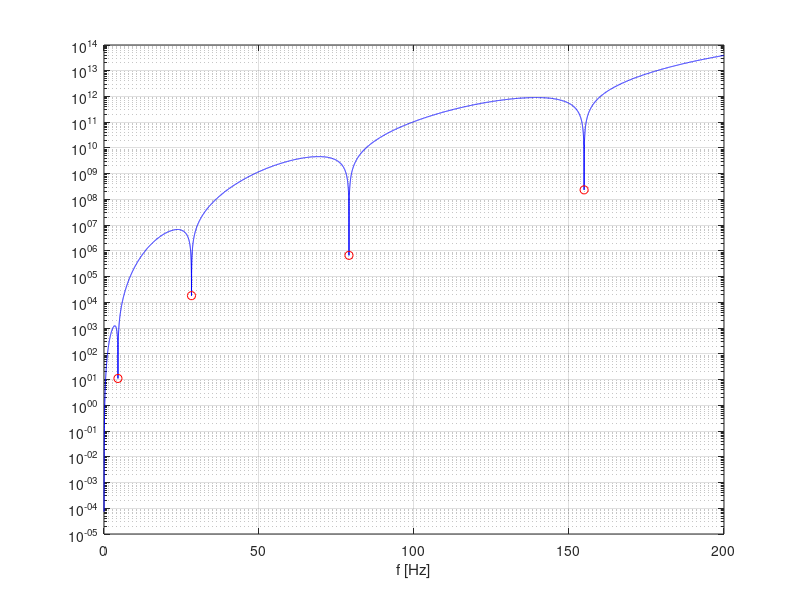
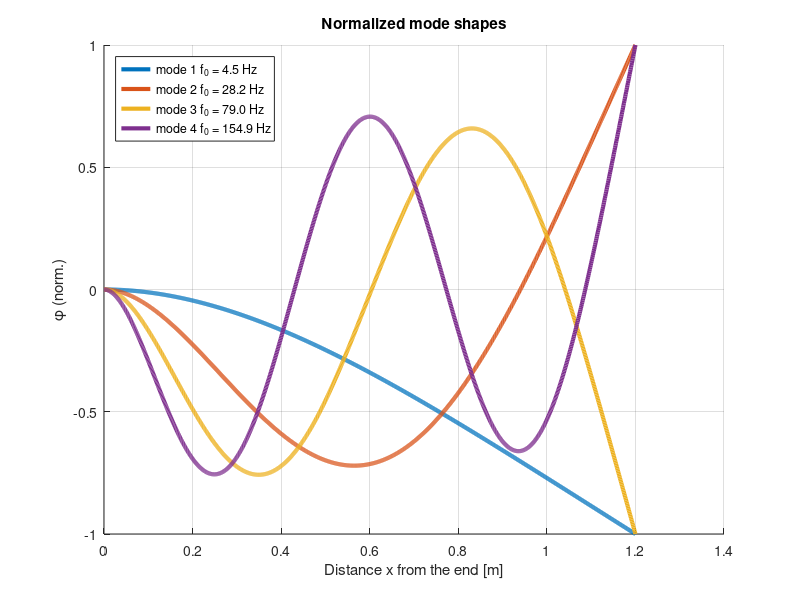
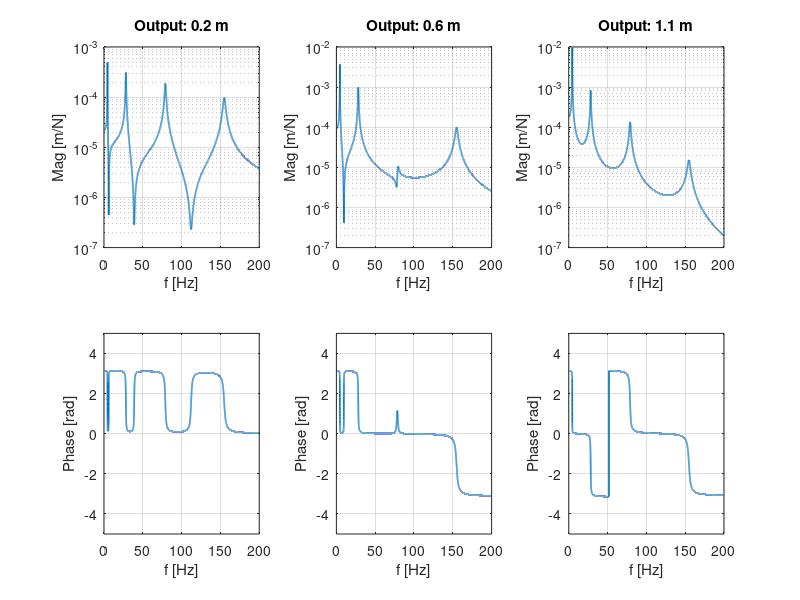

Write MATLAB code to recreate these figures, in order. (Note: this script raises an error after producing the figures.)
%%
clear; 
close all; 
clc;

% Add relative images folder to MATLAB path
scriptDir = fileparts(mfilename('fullpath'));
addpath(fullfile(scriptDir, 'images'));

%% Input geometrical data

l=1.2; %m length
h=0.008; %m tickness     
b=0.040; %m width
p=2700; %kg/m^3 density
E=68e9; %Pa young's modulus
m=b*h*p; %kg/m mass per unit length
I=1/12*b*h^3; %inertia modulus
EI=E*I;

%% Set frequency range and frequency resolution

df = 1.0000e-02;         % Hz
fmax = 200;              %Hz 

%% Set space domain and resolution

dx = 0.001;               % m
x = 0:dx:l;

%% frequency range

F=0:df:fmax;
omega=F.*2.*pi;
g=(omega.^2.*m./EI).^(1/4); % gamma beam

%% BCs in matrix form

H=@(g,omega)  [ +1                    0                   +1                   0               ;
                0                    +g                    0                  +g               ;
                -g^2*cos(g*l)        -g^2*sin(g*l)        +g^2*cosh(g*l)      +g^2*sinh(g*l)   ;
                +EI*g^3*sin(g*l)     -EI*g^3*cos(g*l)     +EI*g^3*sinh(g*l)   +EI*g^3*cosh(g*l);];

%% eigenfrequencies and eigenvectors

%computes determinant at each frequency
dets=[];
for i=1:length(omega)
    dets(end+1)=det(H(g(i),omega(i)));
end

%plots the det absolute value
figure(1), box on
semilogy(F,abs(dets),'-b')
hold on, grid on, xlabel('f [Hz]')

%finds the natural frequencies indeces
i_nat=[];
for i=2:length(dets)-1
    if abs(dets(i)) < abs(dets(i-1)) && abs(dets(i)) < abs(dets(i+1))
        i_nat(end+1)=i;
    end
end

%plot natural frequencies
plot(F(i_nat),abs(dets(i_nat)),'or')

%computes eigenvectors
C_hat=zeros(4,length(i_nat));
for i=1:length(i_nat)  
    omega_i=omega(i_nat(i)); %omega i-th
    g_i=g(i_nat(i)); %gamma i-th

    Hi=H(g_i,omega_i); %compute H in omega i-th
    Hi_hat=Hi(1:3,1:3); %reduced square matrix
    Ei_hat=Hi(1:3,4); %reduced column vector

    Ci_hat=[ -Hi_hat\Ei_hat;1]; %eigenmode i-th
    C_hat(:,i)=Ci_hat; %matrix of eigenvectors
end

%% Modeshape functions

for i=1:length(i_nat)
    omega_i=omega(i_nat(i));
    g_i=g(i_nat(i));
    phi(i,:) = C_hat(1,i)*cos(g_i*x)  + ...
        C_hat(2,i)*sin(g_i*x) + ...
        C_hat(3,i)*cosh(g_i*x) + ...
        C_hat(4,i)*sinh(g_i*x);
end

%Mode shapes normalization
for i=1:length(i_nat)
    maxvalue = max(abs(phi(i,:)));
    phi(i,:) = phi(i,:) / maxvalue;
end

%plot modeshapes
figure; hold on; grid on
n_modes = size(phi,1);
colors = lines(n_modes);
for i = 1:n_modes
    plot(x, phi(i,:), 'LineWidth',3, 'Color', colors(i,:), 'DisplayName', sprintf('mode %d f_0 = %.1f Hz', i, F(i_nat(i))));
end
legend('Location', 'northwest');
title('Normalized mode shapes');
xlabel('Distance x from the end [m]');
ylabel(sprintf('\\phi (norm.)'));

%% Second part

natfs = omega(i_nat);

%% Sensor positions

x_k = 0.2;
x_j = [0.2 0.6 1.1];

%% Modal Mass and Damping

n_modi = size(phi, 1);
M = zeros(n_modi, n_modi);

csi = 0.01;

for i = 1:n_modi
    for j = 1:n_modi
        M(i,j) = trapz(x, m * phi(i,:) .* phi(j,:));
    end
end

%% Compute FRFs

FRFs = zeros(length(x_k), length(x_j), length(omega));

for k = 1:length(x_k)
    for j = 1:length(x_j)
        
        %spatial indeces
        ik = round(x_k(k)/dx) + 1;
        ij = round(x_j(j)/dx) + 1; 
        
        temp_G = zeros(size(omega));
        
        for i = 1:length(i_nat)
            numerator = (phi(i, ij) * phi(i, ik)) / M(i,i);
            denominator = (natfs(i)^2 - omega.^2 + 2*1i*csi*natfs(i)*omega);
            temp_G = temp_G + (-numerator./ denominator);
        end
        FRFs(k, j, :) = temp_G;
    end
end

%% Display FRFs

n_inputs = length(x_k);
n_outputs = length(x_j);

for k = 1:n_inputs
    figure('Name', sprintf('Input at %.1f m', x_k(k)), 'NumberTitle', 'off');
    
    for j = 1:n_outputs
        subplot(2, n_outputs, j);
        semilogy(F, abs(squeeze(FRFs(k, j, :))), 'LineWidth', 1.2);
        grid on;
        xlim([0 fmax]);
        title(sprintf('Output: %.1f m', x_j(j)));
        xlabel('f [Hz]');
        ylabel('Mag [m/N]');
        
        subplot(2, n_outputs, j + n_outputs);
        plot(F, angle(squeeze(FRFs(k, j, :))), 'LineWidth', 1.2);
        grid on;
        xlim([0 fmax]);
        xlabel('f [Hz]');
        ylabel('Phase [rad]');
        ylim([-5 5]);
    end
end

%% why we can use lsnonlin
band_lo = 0.85;    
band_hi = 1.15;

for j = 1:n_inputs
    for i=1:n_outputs
%        figure();
        for ii=1:length(i_nat)
            %calculate the frequency range Ws
            f_lo = band_lo * F(i_nat(ii));
            f_hi = band_hi * F(i_nat(ii));
            idx = (F >= f_lo) & (F <= f_hi);
            cut_f = F(idx);
            cut_G = FRFs(j,i,idx);
            cut_G = cut_G(:);
%            subplot(2, 2, ii);
%            plot(real(cut_G), imag(cut_G));
        end
    end
end


%% Curve fitting

%vector and matrices of parameters that will be identified base on the
%approximation

W = F*2*pi;

band_lo = 0.95;    
band_hi = 1.05;

omega_guess = [];
omega_id=[];
zeta_id = [];
A_id=[];
RL_id=[];
RH_id=[];

%guess on resonance frequencies and damping ratio
G_mean = squeeze(mean(abs(FRFs), [1,2]));        
for i=2:length(W)-1            
    if G_mean(i) > G_mean(i-1) && G_mean(i) > G_mean(i+1)            
        %guess on frequency
        omega_guess(end+1)=W(i);

        %guess on damping ratio

        %bounds the spectrum 
        w_lo = band_lo * omega_guess(end);
        w_hi = band_hi * omega_guess(end);
        idx = (W >= w_lo) & (W <= w_hi);
        cut_W = W(idx);

        %isolates FRFs in an interval around the pick of the current
        %resonance frequency
        cut_FRFs = FRFs(:, :, idx);
            
        %this part finds the best FRF for computing the damping
        [max_pick, index] = max(abs(cut_FRFs), [], 'all');
        [r, c, k] = ind2sub(size(cut_FRFs), index);
        best_FRF_complex = squeeze(cut_FRFs(r, c, :)); 
        best_FRF_abs = abs(best_FRF_complex);
        
        %prepares data for half-power method
        half_pwr = max_pick/sqrt(2);
        i_lo = find(best_FRF_abs(1:k) <= half_pwr, 1, 'last');
        i_hi_rel = find(best_FRF_abs(k:end) <= half_pwr, 1, 'first');
        if ~isempty(i_lo) && ~isempty(i_hi_rel)
            i_hi = k + i_hi_rel - 1; 
            zeta_id(end+1) = (cut_W(i_hi)^2 - cut_W(i_lo)^2)/(4*cut_W(k)^2);
        else
            %if the half power points are not inside the interval it uses
            %the phase 
            fase = squeeze(unwrap(angle(cut_FRFs(r, c, :)))); 
            pendenza_fase = gradient(fase, cut_W); 
            slope_at_peak = pendenza_fase(k); 
            zeta_id(end+1) = abs(1 / (cut_W(k) * slope_at_peak));
        end

        %guess on the amplitude
        m = length(omega_guess); 
        for r = 1:n_inputs
            for c = 1:n_outputs
                [~, k_loc] = max(abs(squeeze(cut_FRFs(r, c, :))));
                Gpk = cut_FRFs(r, c, k_loc); 
                A_id(r, c, m) = -2 * zeta_id(end) * omega_guess(end)^2 * imag(Gpk);
            end
        end

        %residuals set to zero
        RL0 = zeros(n_inputs, n_outputs, 1);   
        RH0 = zeros(n_inputs, n_outputs, 1);
        
        x0 = [ omega_guess(m); ...
        zeta_id(m); ...
        reshape(real(A_id(:,:,m)), [], 1); ...
        reshape(imag(A_id(:,:,m)), [], 1); ...
        reshape(real(RL0), [], 1); ...
        reshape(imag(RL0), [], 1); ...
        reshape(real(RH0), [], 1); ...
        reshape(imag(RH0), [], 1) ];

        x_opt = lsqnonlin(@(xx) errFRF(xx, cut_W, cut_FRFs, n_inputs, n_outputs), x0, [],[],[]);
            
        %parameter estraction
        P = n_inputs * n_outputs;
       
        omega_id(m) = x_opt(1);
        zeta_id(m)  = x_opt(2);    
       
        A_real = reshape(x_opt(3 : 2+P), [n_inputs, n_outputs]);
        A_imag = reshape(x_opt(3+P : 2+2*P), [n_inputs, n_outputs]);
        A_id(:,:,m) = A_real + 1i * A_imag;    
       
        RL_real = reshape(x_opt(3+2*P : 2+3*P), [n_inputs, n_outputs]);
        RL_imag = reshape(x_opt(3+3*P : 2+4*P), [n_inputs, n_outputs]);
        RL_id(:,:,m) = RL_real + 1i * RL_imag;    
       
        RH_real = reshape(x_opt(3+4*P : 2+5*P), [n_inputs, n_outputs]);
        RH_imag = reshape(x_opt(3+5*P : 2+6*P), [n_inputs, n_outputs]);
        RH_id(:,:,m) = RH_real + 1i * RH_imag;
   
        %print obtained values
        fprintf('\n--- MODO IDENTIFICATO #%d ---\n', m);
        fprintf('Frequenza Naturale (wn): %8.2f rad/s - %.4f Hz\n', omega_id(m), omega_id(m)/2/pi);
        fprintf('Smorzamento (zeta):     %8.4f (%.4f%%)\n', zeta_id(m), zeta_id(m)*100);
    end    
end

f_id = omega_id./(2*pi);

%% Plot the local result
step=5;
for k = 1:n_inputs
    figure('Name', sprintf('Input at %.1f m', x_k(k)), 'NumberTitle', 'off');
    
    for j = 1:n_outputs

        for ii=1:length(omega_id)
            %calculate the frequency range Ws
            w_lo = band_lo * omega_guess(ii);
            w_hi = band_hi * omega_guess(ii);
            idx = (W >= w_lo) & (W <= w_hi);
            cut_W = W(idx);
            
            %costruct the FRF around the resonance
            low_freq_term = RL_id(k, j, ii)./cut_W.^2;
            high_freq_term = RH_id(k, j, ii);
            res_term = A_id(k, j, ii)./(-cut_W.^2 + 1i * 2 * zeta_id(ii)*omega_id(ii).*cut_W + omega_id(ii)^2);
            Gnum = low_freq_term + high_freq_term + res_term;

            subplot(2, n_outputs, j);

            if ii == 1
                semilogy(F, abs(squeeze(FRFs(k, j, :))), 'LineWidth', 1.2);
                grid on;
                hold on;
                xlim([0 fmax]);
                title(sprintf('Output: %.1f m', x_j(j)));
                xlabel('f [Hz]');
                ylabel('Mag [m/N]');
            end
            semilogy(cut_W(1:step:end)/(2*pi), abs(Gnum(1:step:end)), 'or');
            
            subplot(2, n_outputs, j + n_outputs);
            
            if ii==1
                plot(F, angle(squeeze(FRFs(k, j, :))), 'LineWidth', 1.2);
                grid on;
                hold on;
                title(sprintf('Output: %.1f m', x_j(j)));
                xlim([0 fmax]);
                xlabel('f [Hz]');
                ylabel('Phase [rad]');
                ylim([-5 5]);
            end 
            plot(cut_W(1:step:end)/(2*pi), angle(Gnum(1:step:end)), 'or');
        end
    end
end

%% Normalize amplitudes

A_id_norm = zeros(n_outputs, length(omega_id));
if n_inputs > 1
    for ii = 1:length(omega_id)
        A_temp = squeeze(A_id(:, :, ii)).'; 
        [U, S, V] = svd(A_temp);
        s = U(:, 1);
        s_real = abs(s) .* sign(real(s));
        s_norm = s_real / max(abs(s_real));
        A_id_norm(:, ii) = s_norm;
    end
else
    for ii = 1:length(omega_id)
        % Estraggo le ampiezze per il modo ii (vettore riga 1 x 3)
        amp_sperimentali = A_id(1, :, ii);
        
        % Trovo il sensore con il segnale massimo per fare da "ancora"
        [~, index] = max(abs(amp_sperimentali));  
        valore_sperimentale = amp_sperimentali(index);
        
        % Trovo il valore analitico nello stesso punto (uso round per sicurezza)
        valore_analitico = phi(ii, round(x_j(index)*1000));
        
        % Calcolo il fattore di scala
        fattore_scala = valore_analitico / valore_sperimentale;
        
        % Scalo i punti e li salvo nella COLONNA ii (trasponendo la riga in colonna)
        A_id_norm(:, ii) = amp_sperimentali.' * fattore_scala;
    end
end

%% Plot identified and simulated mode shapes

for i = 1:length(omega_id)
    figure('Name','Mode shape: simulated vs identified' ,'Color','w');
    plot(x, real(phi(i,:)), 'b-', 'LineWidth', 1.4); hold on; grid on;
    plot(x_j, real(A_id_norm(:,i)), 'ob','MarkerSize',8,'LineWidth',2, 'MarkerFaceColor','w');
    xlabel('Distance x from the end [m]');
    ylabel(sprintf('\\phi_%d (norm.)', i));
    title(sprintf('Mode shape %d  -  f = %.2f Hz', i, f_id(i)));
    xlim([0 l]); ylim([-1.3 1.3]);
end

%% compute MAC

for i=1:length(omega_id)
    calculateMAC(real(phi(i, x_j.*1000)), real(A_id_norm(:, i)))
end


%% MAX function

function mac_value = calculateMAC(phi_id, phi_an)
    % Assicurati che entrambi i vettori siano vettori colonna
    phi_id = phi_id(:);
    phi_an = phi_an(:);
    
    % Calcolo numeratore e denominatore (l'operatore ' fa il trasposto complesso coniugato)
    numeratore = abs(phi_id' * phi_an)^2;
    denominatore = (phi_id' * phi_id) * (phi_an' * phi_an);
    
    % Risultato
    mac_value = numeratore / denominatore;
end

%% Error function used by sqnonlin

function err = errFRF(x, Om, Gexp, Nin, Nout)
    % Global parameter
    om = x(1); % natural frequency
    z  = x(2); % damping
    
    % Total couples of inputs and outputs
    P = Nin * Nout;
    M = numel(Om); % resonance frequences
    
    % residuas extraction
    A  = reshape(x(3       : 2+P),   [Nin, Nout]) + 1i*reshape(x(3+P     : 2+2*P), [Nin, Nout]);
    RL = reshape(x(3+2*P   : 2+3*P), [Nin, Nout]) + 1i*reshape(x(3+3*P   : 2+4*P), [Nin, Nout]);
    RH = reshape(x(3+4*P   : 2+5*P), [Nin, Nout]) + 1i*reshape(x(3+5*P   : 2+6*P), [Nin, Nout]);
    
    % denominator
    den = -Om.^2 + 1i*2*z*om.*Om + om^2;
    
    err = zeros(2 * M * P, 1);
    block = 0; 
    
    for i = 1:Nin
        for j = 1:Nout
            Gnum = A(i,j)./den + RL(i,j)./Om.^2 + RH(i,j);
            Gnum = Gnum(:);
            
            G_exp = squeeze(Gexp(i,j,:));
            G_exp = G_exp(:);
            
            d = G_exp - Gnum;
            
            offset = block * 2 * M;
            err(offset + (1:M))     = real(d); % real part
            err(offset + M + (1:M)) = imag(d); % imag part
            
            block = block + 1;
        end
    end
end
